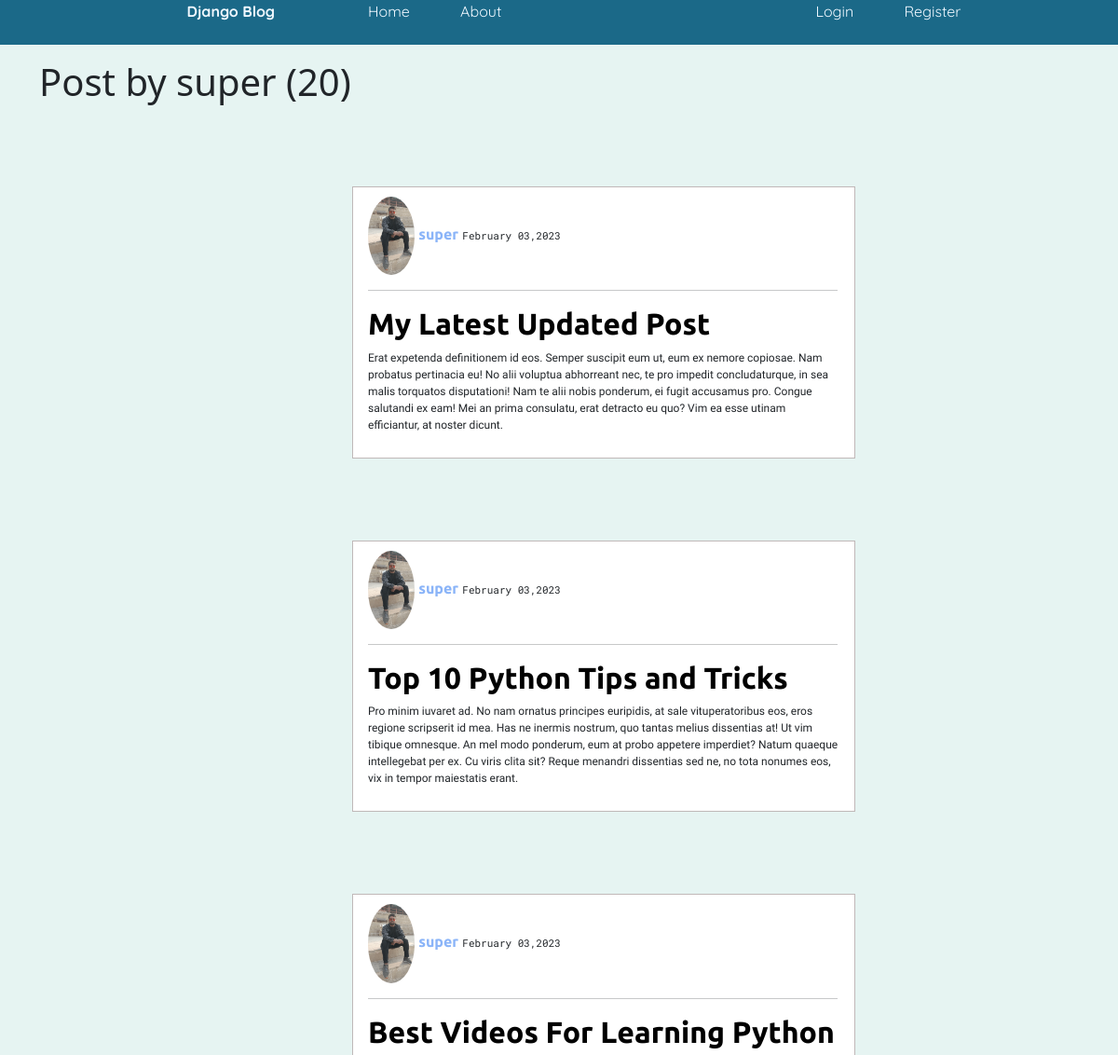
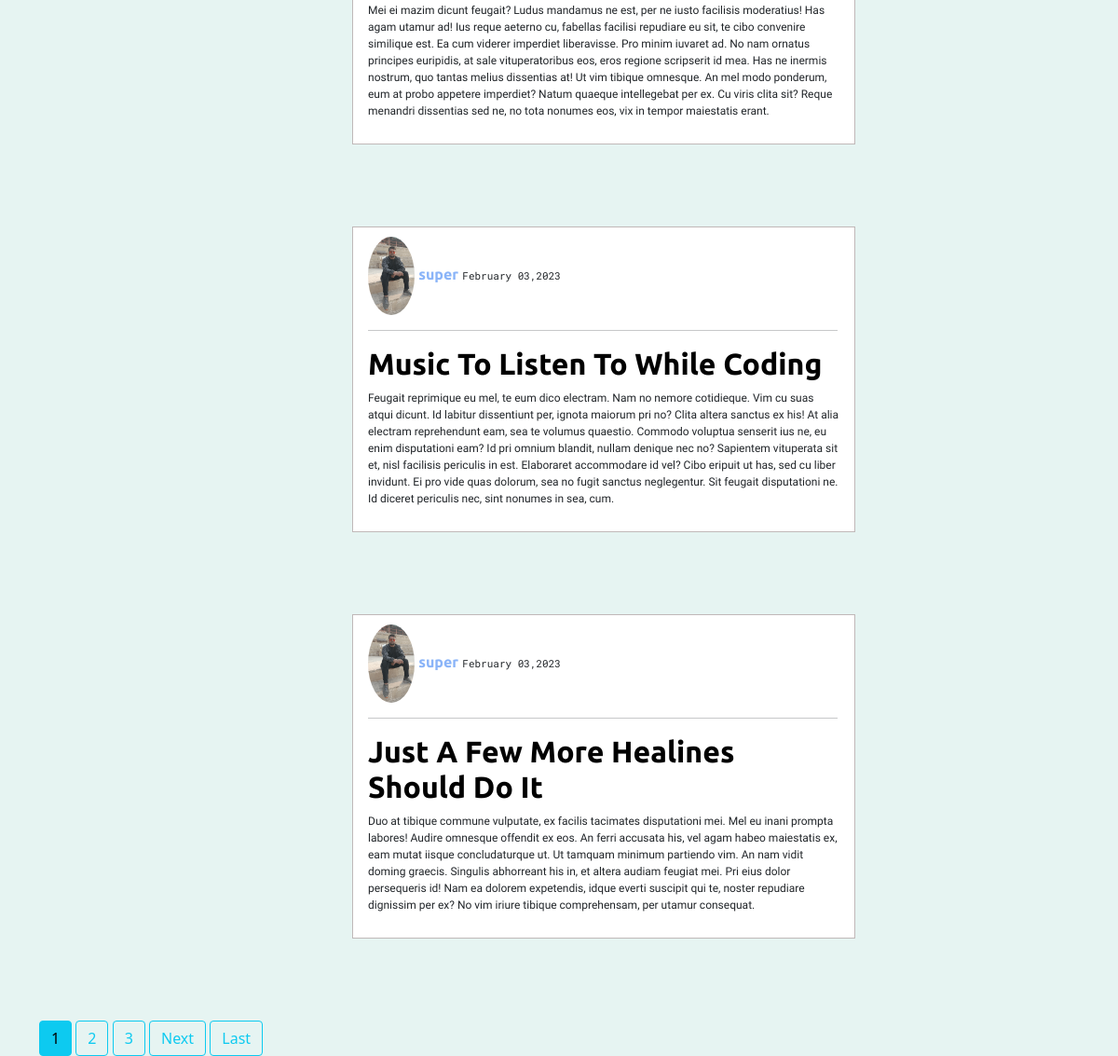
The app's page /user/super with its own data (2 pictures, top to bottom).
### blog/models.py (models this page shows, shortened)
class Post(models.Model):
    title = models.CharField(max_length=200)
    content = models.TextField()
    post_date = models.DateTimeField(default=timezone.now)
    author = models.ForeignKey(User,on_delete=models.CASCADE) # one to many relationship becaus one user can have multipul post but a post can only have one author

### users/models.py (models this page shows, shortened)
class Profile(models.Model):
    user = models.OneToOneField(User, on_delete=models.CASCADE)
    profile = models.ImageField(upload_to='profile_pic',default='profile_pic/default.jpg')

### blog/views.py (the view)
# urls.py: path('user/<str:username>', UserPostListView.as_view(), name='user-posts'),
class UserPostListView(ListView):
    model = Post
    template_name = f'{app_name}/user_posts.html' #<app>/<modle>_<view_type>.html
    context_object_name = 'posts'
    paginate_by = 5
    def get_queryset(self):
        user = get_object_or_404(User,username=self.kwargs.get('username'))
        return Post.objects.filter(author=user).order_by('-post_date')

### blog/templates/blog/user_posts.html (shortened to what this page needs)
{% extends 'blog/base.html' %}
{% block content %}
<h1>Post by {{view.kwargs.username}} ({{page_obj.paginator.count}})</h1>
{% for post in posts %}
<article>
        <div>
            <div>
                <img src="{{post.author.profile.profile.url}}" class="rounded-circle" width="50px" style+"height:25px;">
                <a href="{% url 'user-posts' post.author.username %}">{{post.author}}</a>
                <small>{{post.post_date|date:"F d,Y"}}</small>
            </div>
                <hr>
            <h2><a href="{% url 'post-detail' post.id %}" style="color:black;">{{post.title}}</a></h2>
            <p>{{post.content}}</p>
        </div>
    </article>
    {% endfor %}
{% if is_paginated %}
    {% for num in page_obj.paginator.page_range  %}
        {% if page_obj.number == num %}
            <a href="?page={{num}}" class='btn btn-info'>{{num}}</a>
        {% elif  num > page_obj.number|add:'-3' and num < page_obj.number|add:'3' %}
            <a href="?page={{num}}" class='btn btn-outline-info'>{{num}}</a>
        {% endif %}
    {% endfor %}
{% endif %}
    {% if page_obj.has_next %}
        <a href="?page={{page_obj.next_page_number}}" class='btn btn-outline-info'>Next</a>
        <a href="?page={{page_obj.paginator.num_pages}}" class='btn btn-outline-info'>Last</a>
    {% endif %}
{% endblock content %}

### blog/static/blog/main.css (style rules this page uses)
* { margin: 0; padding: 0; }
body { background-color: rgb(230, 244, 242); }
article { border: 0.5px solid rgb(192, 184, 184); width: 45vw; background-color: rgb(255, 255, 255); padding: 10px 16px; margin: 11vh 28vw; }
article hr { width: 42vw; }
article div a { font-family: 'Ubuntu', sans-serif; text-decoration: none; color: #8ab4f8; font-weight: bold; }
p { font-size: 12px; font-family: 'Nanum Gothic', sans-serif; }
small { font-size: 11px; font-family: 'Roboto Mono', monospace; }

### records on screen
Post: author.profile.profile (picture), author "super", post_date "February 03,2023", title "My Latest Updated Post", content "Erat expetenda definitionem id eos. Semper suscipit eum ut, eum ex nemore copiosae. Nam probatus pertinacia eu! No alii voluptua abhorreant nec, te pro impedit concludaturque, in sea malis torquatos disputationi! Nam te alii nobis ponderum, ei fugit accusamus pro. Congue salutandi ex eam! Mei an prima consulatu, erat detracto eu quo? Vim ea esse utinam efficiantur, at noster dicunt."
Post: author.profile.profile (picture), author "super", post_date "February 03,2023", title "Top 10 Python Tips and Tricks", content "Pro minim iuvaret ad. No nam ornatus principes euripidis, at sale vituperatoribus eos, eros regione scripserit id mea. Has ne inermis nostrum, quo tantas melius dissentias at! Ut vim tibique omnesque. An mel modo ponderum, eum at probo appetere imperdiet? Natum quaeque intellegebat per ex. Cu viris clita sit? Reque menandri dissentias sed ne, no tota nonumes eos, vix in tempor maiestatis erant."
Post: author.profile.profile (picture), author "super", post_date "February 03,2023", title "Best Videos For Learning Python", content "Mei ei mazim dicunt feugait? Ludus mandamus ne est, per ne iusto facilisis moderatius! Has agam utamur ad! Ius reque aeterno cu, fabellas facilisi repudiare eu sit, te cibo convenire similique est. Ea cum viderer imperdiet liberavisse. Pro minim iuvaret ad. No nam ornatus principes euripidis, at sale vituperatoribus eos, eros regione scripserit id mea. Has ne inermis nostrum, quo tantas melius dissentias at! Ut vim tibique omnesque. An mel modo ponderum, eum at probo appetere imperdiet? Natum quaeque intellegebat per ex. Cu viris clita sit? Reque menandri dissentias sed ne, no tota nonumes eos, vix in tempor maiestatis erant."
Post: author.profile.profile (picture), author "super", post_date "February 03,2023", title "Music To Listen To While Coding", content "Feugait reprimique eu mel, te eum dico electram. Nam no nemore cotidieque. Vim cu suas atqui dicunt. Id labitur dissentiunt per, ignota maiorum pri no? Clita altera sanctus ex his! At alia electram reprehendunt eam, sea te volumus quaestio. Commodo voluptua senserit ius ne, eu enim disputationi eam? Id pri omnium blandit, nullam denique nec no? Sapientem vituperata sit et, nisl facilisis periculis in est. Elaboraret accommodare id vel? Cibo eripuit ut has, sed cu liber invidunt. Ei pro vide quas dolorum, sea no fugit sanctus neglegentur. Sit feugait disputationi ne. Id diceret periculis nec, sint nonumes in sea, cum."
Post: author.profile.profile (picture), author "super", post_date "February 03,2023", title "Just A Few More Healines Should Do It", content "Duo at tibique commune vulputate, ex facilis tacimates disputationi mei. Mel eu inani prompta labores! Audire omnesque offendit ex eos. An ferri accusata his, vel agam habeo maiestatis ex, eam mutat iisque concludaturque ut. Ut tamquam minimum partiendo vim. An nam vidit doming graecis. Singulis abhorreant his in, et altera audiam feugiat mei. Pri eius dolor persequeris id! Nam ea dolorem expetendis, idque everti suscipit qui te, noster repudiare dignissim per ex? No vim iriure tibique comprehensam, per utamur consequat."

### other values on screen
{{ view.kwargs.username }} "super"
{{ page_obj.paginator.count }} "20"
{{ num }} "1"
{{ num }} "2" "3"
